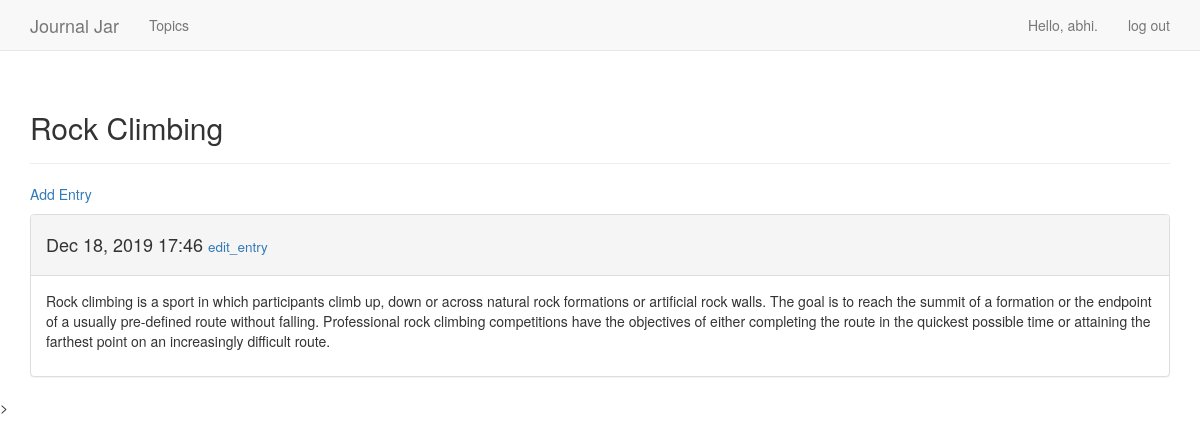
The page /topics/2/ (signed in) on the database its author committed.
### jar/models.py (models this page shows, shortened)
class Topic(models.Model):
    text = models.CharField(max_length=50)
    date_added = models.DateTimeField(auto_now_add=True)
    owner = models.ForeignKey(User, on_delete=models.CASCADE)
    def __str__(self):
        return self.text

class Entry(models.Model):
    topic = models.ForeignKey(Topic, on_delete = models.CASCADE)
    text = models.TextField()
    date_added = models.DateTimeField(auto_now_add=True)
    class Meta:
        verbose_name_plural = 'entries'

### jar/views.py (the view)
# urls.py: path('topics/<int:topic_id>/',views.topic, name='topic'),
@login_required
def topic(request, topic_id):
    topic = Topic.objects.get(id=topic_id)
    if topic.owner != request.user:
        raise Http404
    entries = topic.entry_set.order_by('-date_added')
    context = {'topic': topic, 'entries': entries}
    return render(request, 'jar/topic.html', context)

### jar/templates/jar/topic.html
{% extends 'jar/base.html' %}
{% block header %}
  <h2>{{ topic }}</h2>
{% endblock header %}
{% block content %}
  <p><a href="{% url 'jar:new_entry' topic.id%}">Add Entry</a></p>
  {% for entry in entries %}
  <div class="panel panel-default">
    <div class="panel-heading">
      <h4>
        {{ entry.date_added|date:'M d, Y H:i' }}
        <small>
          <a href="{% url 'jar:edit_entry' entry.id %}">
            edit_entry
          </a>
        </small>
      </h4>
    </div>
    <div class="panel-body">
      {{ entry.text|linebreaks }}
    </div>
  </div>
  {% empty %}
    There are no entries for this topic yet.
  {% endfor %}
{% endblock content %}

### jar/templates/jar/base.html (shortened to what this page needs)
{% load bootstrap3 %}
<!DOCTYPE html>
<html lang="en">
<head>
  {% bootstrap_css %}
</head>
<body>
  <nav class="navbar navbar-default navbar-static-top">
    <div class="container">
      <div class="navbar-header">
        <a class="navbar-brand" href="{% url 'jar:index' %}">Journal Jar</a>
      </div>
      <div id="navbar" class="navbar-collapse collapse">
        <ul class="nav navbar-nav">
          <li><a href="{% url 'jar:topics' %}">Topics</a></li>
        </ul>
        <ul class="nav navbar-nav navbar-right">
          {% if user.is_authenticated %}
            <li><a>Hello, {{ user.username }}.</a></li>
            <li><a href="{% url 'users:logout' %}">log out</a></li>
          {% else %}
            <li><a href="{% url 'users:register' %}">register</a></li>
            <li><a href="{% url 'users:login' %}">login</a></li>
          {% endif %}
        </ul>
      </div>
    </div>
  </nav>
  <div class="container">
    <div class="page-header">
      {% block header %}{% endblock header %}
    </div>
    <div>
      {% block content %}{% endblock content %}
    </div>
  </div>>
</body>
</html>

### rows shown on the page
Topic: text "Rock Climbing"
Entry: date_added "Dec 18, 2019 17:46", text "Rock climbing is a sport in which participants climb up, down or across natural rock formations or artificial rock walls. The goal is to reach the summit of a formation or the endpoint of a usually pre-defined route without falling. Professional rock climbing competitions have the objectives of either completing the route in the quickest possible time or attaining the farthest point on an increasingly difficult route."

### other values the page prints
{{ user.username }} "abhi"
